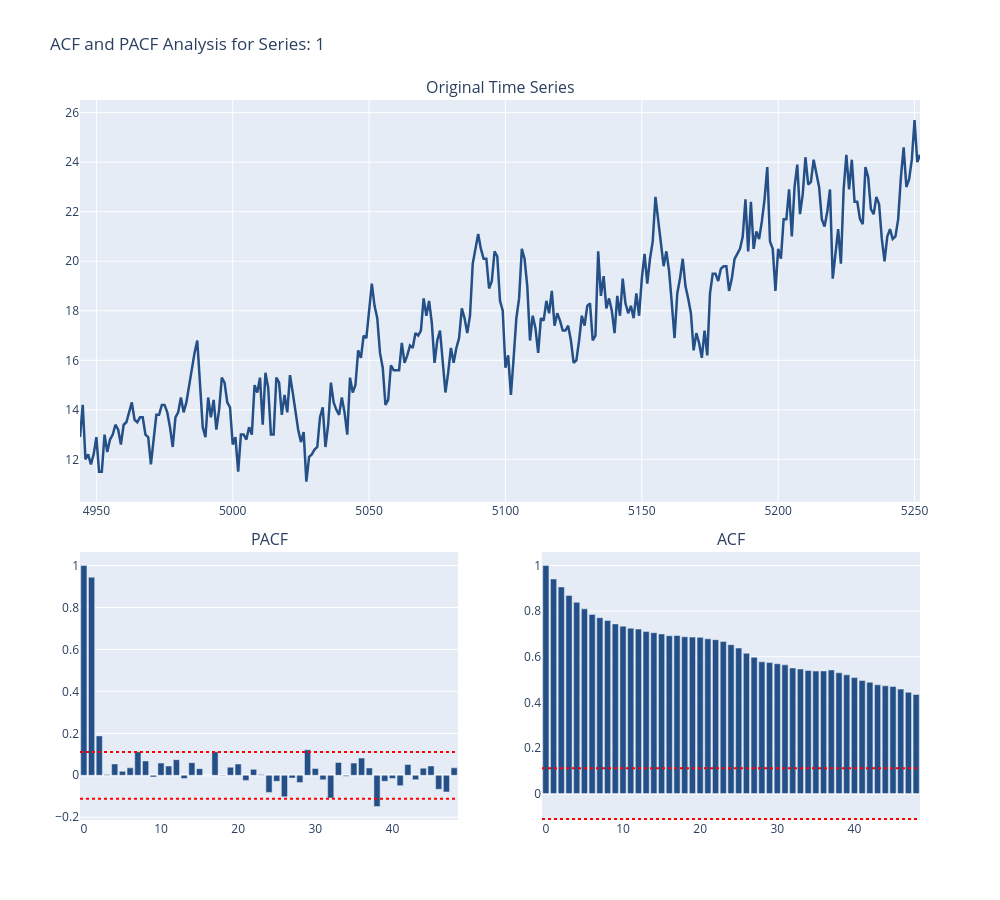

Source (notebook cell):
### Code cell
AnalysisPlot_1.show()

### Figure 1 — Plotly figure (JSON) as saved in the notebook; plotly's stock layout.template omitted (floating-point values rounded to 4 significant figures; data arrays with more than 128 entries replaced by an {"elided": "..."} marker saying what was removed)
{"data": [{"line": {"color": "#245087", "width": 2.5}, "mode": "lines", "name": "Residuals", "type": "scatter", "x": {"elided": "309 int values"}, "xaxis": "x", "y": {"elided": "309 float values"}, "yaxis": "y"}, {"marker": {"color": "#245087"}, "name": "ACF", "type": "bar", "x": [0, 1, 2, 3, 4, 5, 6, 7, 8, 9, 10, 11, 12, 13, 14, 15, 16, 17, 18, 19, 20, 21, 22, 23, 24, 25, 26, 27, 28, 29, 30, 31, 32, 33, 34, 35, 36, 37, 38, 39, 40, 41, 42, 43, 44, 45, 46, 47, 48], "xaxis": "x2", "y": [1.0, 0.9443, 0.1879, 0.004017, 0.05438, 0.01875, 0.03547, 0.1122, 0.06843, -0.007891, 0.05829, 0.04394, 0.07467, -0.0151, 0.06036, 0.03165, -0.0002186, 0.1125, -0.001583, 0.03871, 0.05361, -0.02434, 0.02829, 0.003591, -0.0815, -0.02877, -0.1028, -0.01328, -0.03464, 0.1217, 0.03294, -0.02171, -0.1084, 0.06123, -0.004142, 0.05816, 0.08196, 0.03477, -0.1493, -0.02883, -0.01509, -0.04937, 0.05117, -0.02066, 0.0339, 0.0445, -0.06662, -0.07928, 0.03564], "yaxis": "y2"}, {"marker": {"color": "#245087"}, "name": "ACF", "type": "bar", "x": [0, 1, 2, 3, 4, 5, 6, 7, 8, 9, 10, 11, 12, 13, 14, 15, 16, 17, 18, 19, 20, 21, 22, 23, 24, 25, 26, 27, 28, 29, 30, 31, 32, 33, 34, 35, 36, 37, 38, 39, 40, 41, 42, 43, 44, 45, 46, 47, 48], "xaxis": "x3", "y": [1.0, 0.9412, 0.9061, 0.8688, 0.8391, 0.8101, 0.7854, 0.7712, 0.7593, 0.7442, 0.7343, 0.7253, 0.7213, 0.7104, 0.7057, 0.6999, 0.6922, 0.6931, 0.6876, 0.6863, 0.6852, 0.6786, 0.6749, 0.6673, 0.6529, 0.6382, 0.6152, 0.5978, 0.5778, 0.5745, 0.5695, 0.5645, 0.5508, 0.5462, 0.5395, 0.5371, 0.5377, 0.542, 0.5297, 0.5207, 0.5089, 0.4961, 0.4882, 0.477, 0.4726, 0.4694, 0.4581, 0.4441, 0.4349], "yaxis": "y3"}], "layout": {"annotations": [{"font": {"size": 16}, "showarrow": false, "text": "Original Time Series", "x": 0.5, "xanchor": "center", "xref": "paper", "y": 1, "yanchor": "bottom", "yref": "paper"}, {"font": {"size": 16}, "showarrow": false, "text": "PACF", "x": 0.225, "xanchor": "center", "xref": "paper", "y": 0.372, "yanchor": "bottom", "yref": "paper"}, {"font": {"size": 16}, "showarrow": false, "text": "ACF", "x": 0.775, "xanchor": "center", "xref": "paper", "y": 0.372, "yanchor": "bottom", "yref": "paper"}], "height": 900, "shapes": [{"line": {"color": "red", "dash": "dot"}, "type": "line", "x0": 0, "x1": 1, "xref": "x2 domain", "y0": 0.1115, "y1": 0.1115, "yref": "y2"}, {"line": {"color": "red", "dash": "dot"}, "type": "line", "x0": 0, "x1": 1, "xref": "x2 domain", "y0": -0.1115, "y1": -0.1115, "yref": "y2"}, {"line": {"color": "red", "dash": "dot"}, "type": "line", "x0": 0, "x1": 1, "xref": "x3 domain", "y0": 0.1115, "y1": 0.1115, "yref": "y3"}, {"line": {"color": "red", "dash": "dot"}, "type": "line", "x0": 0, "x1": 1, "xref": "x3 domain", "y0": -0.1115, "y1": -0.1115, "yref": "y3"}], "showlegend": false, "title": {"text": "ACF and PACF Analysis for Series: 1"}, "width": 1000, "xaxis": {"anchor": "y", "domain": [0, 1]}, "xaxis2": {"anchor": "y2", "domain": [0, 0.45]}, "xaxis3": {"anchor": "y3", "domain": [0.55, 1]}, "yaxis": {"anchor": "x", "domain": [0.442, 1]}, "yaxis2": {"anchor": "x2", "domain": [0, 0.372]}, "yaxis3": {"anchor": "x3", "domain": [0, 0.372]}}}
